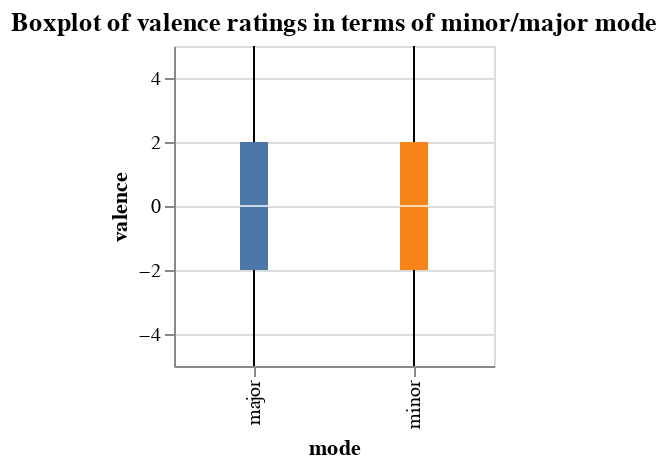

The code cell stored with this chart in its notebook:
### Code cell
plot_feat_boxplot_with_mode('valence')

### Figure 1 — Vega-Lite specification as saved in the notebook (floating-point values rounded to 4 significant figures; data arrays with more than 128 entries replaced by an {"elided": "..."} marker saying what was removed)
{"config": {"view": {"continuousWidth": 400, "continuousHeight": 300}}, "data": {"name": "data-b8c54e9b5159efcdd28c6b98fa97d2dc"}, "mark": "boxplot", "encoding": {"color": {"type": "nominal", "field": "mode", "legend": null}, "x": {"type": "nominal", "field": "mode"}, "y": {"type": "quantitative", "field": "valence"}}, "height": 160, "title": "Boxplot of valence ratings in terms of minor/major mode", "width": 160, "$schema": "https://vega.github.io/schema/vega-lite/v4.8.1.json", "datasets": {"data-b8c54e9b5159efcdd28c6b98fa97d2dc": {"elided": "3149 records"}}}
